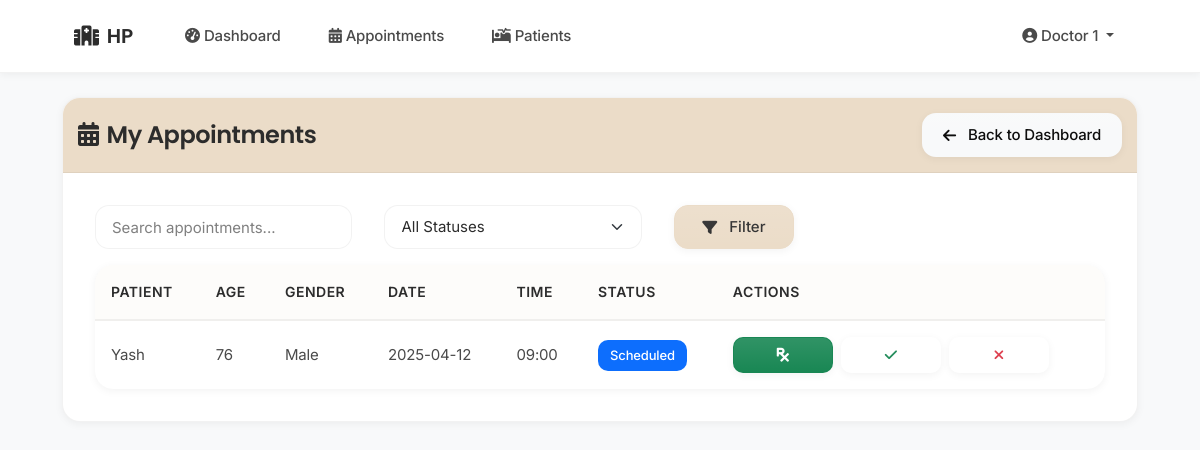
The app's page /doctor/appointments (signed in) with its own data.
### tables this page shows
CREATE TABLE appointments (
                id INTEGER PRIMARY KEY AUTOINCREMENT,
                patient_id INTEGER NOT NULL,
                doctor_id INTEGER NOT NULL,
                date TEXT NOT NULL,
                time_slot TEXT NOT NULL,
                status TEXT DEFAULT 'Scheduled',
                notes TEXT,
                created_at TIMESTAMP DEFAULT CURRENT_TIMESTAMP,
                hospital_id INTEGER NOT NULL,
                FOREIGN KEY (patient_id) REFERENCES patients(id),
                FOREIGN KEY (doctor_id) REFERENCES doctors(id),
                FOREIGN KEY (hospital_id) REFERENCES staff(id)
            );

CREATE TABLE patients (
                id INTEGER PRIMARY KEY AUTOINCREMENT,
                name TEXT NOT NULL,
                age INTEGER NOT NULL,
                gender TEXT,
                contact TEXT,
                address TEXT,
                medical_history TEXT,
                created_at TIMESTAMP DEFAULT CURRENT_TIMESTAMP,
                created_by INTEGER,
                hospital_id INTEGER NOT NULL,
                FOREIGN KEY (created_by) REFERENCES staff(id),
                FOREIGN KEY (hospital_id) REFERENCES staff(id)
            );

### app.py (the view)
@app.route('/doctor/appointments')
def doctor_appointments():
    if 'user_id' not in session or session['user_type'] != 'doctor':
        return redirect(url_for('login'))
    doctor_id = session['user_id']
    search_query = request.args.get('search', '').strip()
    status_filter = request.args.get('status', '').strip()
    conn = get_db_connection()
    try:
        query = '''
            SELECT a.id, p.name as patient_name, p.age, p.gender,
                   a.date, a.time_slot, a.status, a.notes
            FROM appointments a
            JOIN patients p ON a.patient_id = p.id
            WHERE a.doctor_id = ? AND a.hospital_id = ?
        '''
        params = [doctor_id, session['hospital_id']]
        if search_query:
            query += ' AND p.name LIKE ?'
            params.append(f'%{search_query}%')
        if status_filter:
            query += ' AND a.status = ?'
            params.append(status_filter)
        query += ' ORDER BY a.date DESC, a.time_slot DESC'
        appointments = conn.execute(query, params).fetchall()
    except Exception as e:
        flash('Error loading appointments', 'danger')
        app.logger.error(f"Doctor appointments error: {str(e)}")
        appointments = []
    finally:
        conn.close()
    return render_template('doctor/view_appointments.html',
                         appointments=appointments,
                         search_query=search_query,
                         status_filter=status_filter)

### app.py (called while the page is built)
@app.context_processor
def utility_processor():
    def now():
        return datetime.now()
    return dict(now=now)

def get_db_connection():
    try:
        conn = sqlite3.connect(get_db_path())
        conn.row_factory = sqlite3.Row
        return conn
    except sqlite3.Error as e:
        logger.error(f"Database connection error: {e}")
        raise

### database.py (called while the page is built)
def get_db_path():
    app_dir = os.path.dirname(os.path.abspath(__file__))
    if 'RENDER' in os.environ:
        db_dir = os.path.join(app_dir, 'data')
        if not os.path.exists(db_dir):
            os.makedirs(db_dir, exist_ok=True)
            logger.info(f"Created database directory: {db_dir}")
        return os.path.join(db_dir, 'hospital.db')
    else:
        instance_path = os.path.join(app_dir, 'instance')
        if not os.path.exists(instance_path):
            os.makedirs(instance_path, exist_ok=True)
            logger.info(f"Created instance directory: {instance_path}")
        return os.path.join(instance_path, 'hospital.db')

### templates/doctor/view_appointments.html (shortened to what this page needs)
{% extends "base.html" %}
{% block content %}
<div class="card">
    <div class="card-header text-white d-flex justify-content-between align-items-center" style="background-color:rgb(235, 220, 200); padding: 15px 15px">
        <h4 class="mb-0">
            <i class="fas fa-calendar-alt me-2"></i>My Appointments
        </h4>
        <div>
            <a href="{{ url_for('doctor_dashboard') }}" class="btn btn-light">
                <i class="fas fa-arrow-left me-1"></i>Back to Dashboard
            </a>
        </div>
    </div>
    <div class="card-body">
        <div class="row mb-3">
            <div class="col-md-8">
                <form class="row g-2" method="GET" action="{{ url_for('doctor_appointments') }}">
                    <div class="col-md-5">
                        <input type="search" class="form-control" name="search" placeholder="Search appointments..."
                               value="{{ search_query }}" aria-label="Search">
                    </div>
                    <div class="col-md-5">
                        <select class="form-select" name="status">
                            <option value="">All Statuses</option>
                        </select>
                    </div>
                    <div class="col-md-2">
                        <button class="btn btn-primary w-100" type="submit">
                            <i class="fas fa-filter me-1"></i>Filter
                        </button>
                    </div>
                </form>
            </div>
        </div>
        <div class="table-responsive">
            <table class="table table-hover">
                <thead>
                    <tr>
                        <th>Patient</th>
                        <th>Age</th>
                        <th>Gender</th>
                        <th>Date</th>
                        <th>Time</th>
                        <th>Status</th>
                        <th>Actions</th>
                    </tr>
                </thead>
                <tbody>
                    {% for app in appointments %}
                    <tr>
                        <td>{{ app.patient_name }}</td>
                        <td>{{ app.age }}</td>
                        <td>{{ app.gender }}</td>
                        <td>{{ app.date }}</td>
                        <td>{{ app.time_slot }}</td>
                        <td>
                            <span class="badge
                                {% if app.status == 'Completed' %}bg-success
                                {% elif app.status == 'Cancelled' %}bg-danger
                                {% else %}bg-primary{% endif %}">
                                {{ app.status }}
                            </span>
                        </td>
                        <td>
                            <div class="d-flex gap-2">
                                <a href="{{ url_for('prescriptions', appointment_id=app.id) }}"
                                   class="btn btn-sm btn-success" data-bs-toggle="tooltip" title="Add Prescription">
                                    <i class="fas fa-prescription"></i>
                                </a>
                                <form method="POST" action="{{ url_for('update_appointment_status', appointment_id=app.id) }}">
                                    <button type="submit" class="btn btn-sm btn-outline-success" data-bs-toggle="tooltip" title="Mark Completed">
                                        <i class="fas fa-check"></i>
                                    </button>
                                </form>
                                <form method="POST" action="{{ url_for('update_appointment_status', appointment_id=app.id) }}">
                                    <button type="submit" class="btn btn-sm btn-outline-danger" data-bs-toggle="tooltip" title="Cancel Appointment">
                                        <i class="fas fa-times"></i>
                                    </button>
                                </form>
                            </div>
                        </td>
                    </tr>
                    {% else %}
                    <tr>
                        <td colspan="7" class="text-center">No appointments found</td>
                    </tr>
                    {% endfor %}
                </tbody>
            </table>
        </div>
    </div>
</div>
{% endblock %}

### templates/base.html (style rules this page uses)
:root { --primary: rgb(235, 220, 200); --primary-dark: rgb(215, 200, 180); --primary-light: rgba(235, 220, 200, 0.1); --primary-lighter: rgba(235, 220, 200, 0.05); --secondary: rgb(200, 185, 165); --text-primary: #2c2c2c; --text-secondary: #4a4a4a; --bg-light: #fafafa; --white: #ffffff; --border-color: rgba(0,0,0,0.05); --success: #2e8b57; --success-light: rgba(46, 139, 87, 0.1); --info: rgb(235, 220, 200); --info-light: rgba(235, 220, 200, 0.1); --warning: #d4a017; --warning-light: rgba(212, 160, 23, 0.1); --danger: #c41e3a; --danger-light: rgba(196, 30, 58, 0.1); --spacing-xs: 0.5rem; --spacing-sm: 0.75rem; --spacing-md: 1rem; --spacing-lg: 1.5rem; --spacing-xl: 2rem; --radius-xs: 6px; --radius-sm: 10px; --radius-md: 14px; --radius-lg: 18px; --radius-xl: 24px; --radius-2xl: 30px; --radius-full: 9999px; --shadow-sm: 0 2px 8px rgba(0,0,0,0.05); --shadow-md: 0 4px 12px rgba(0,0,0,0.08); --shadow-lg: 0 8px 24px rgba(0,0,0,0.12); --transition-fast: all 0.2s ease; --transition-normal: all 0.3s ease; }
body { font-family: 'Inter', sans-serif; min-height: 100vh; display: flex; flex-direction: column; background-color: var(--bg-light); color: var(--text-primary); line-height: 1.6; -webkit-font-smoothing: antialiased; letter-spacing: -0.01em; }
h1, h2, h3, h4, h5, h6 { font-family: 'Poppins', sans-serif; font-weight: 600; color: var(--text-primary); margin-bottom: var(--spacing-lg); letter-spacing: -0.02em; line-height: 1.3; }
.btn { padding: 0.625rem 1.25rem; font-weight: 500; border-radius: var(--radius-md); transition: var(--transition-fast); position: relative; overflow: hidden; min-width: 120px; height: 44px; display: inline-flex; align-items: center; justify-content: center; gap: var(--spacing-xs); font-size: 0.9375rem; line-height: 1.5; text-align: center; white-space: nowrap; vertical-align: middle; cursor: pointer; user-select: none; border: 1px solid transparent; box-shadow: var(--shadow-sm); }
.btn::after { content: ''; position: absolute; top: 0; left: 0; width: 100%; height: 100%; background: linear-gradient(rgba(255,255,255,0.1), rgba(255,255,255,0)); pointer-events: none; transition: var(--transition-fast); }
.btn-sm { padding: 0.5rem 1rem; font-size: 0.875rem; min-width: 100px; height: 36px; border-radius: var(--radius-sm); }
.btn-primary { background-color: var(--primary) !important; border-color: var(--primary) !important; color: var(--text-primary) !important; }
.form-control, .form-select { height: 44px; padding: 0.625rem 1rem; font-size: 0.9375rem; border-radius: var(--radius-md); border: 1px solid var(--border-color); transition: var(--transition-fast); line-height: 1.5; color: var(--text-primary); }
.form-select { padding-right: 2.5rem; background-position: right 1rem center; appearance: none; background-repeat: no-repeat; background-size: 16px 12px; }
.form-control::placeholder { color: var(--text-secondary); opacity: 0.7; }
.row { margin-left: calc(-1 * var(--spacing-md)); margin-right: calc(-1 * var(--spacing-md)); }
.row > [class*="col-"] { padding-left: var(--spacing-md); padding-right: var(--spacing-md); }
.table { width: 100%; margin-bottom: 0; background-color: var(--white); border-radius: var(--radius-lg); overflow: hidden; box-shadow: var(--shadow-sm); border-collapse: separate; border-spacing: 0; }
.table thead th { background-color: var(--primary-light); color: var(--text-primary); font-weight: 600; font-size: 0.875rem; text-transform: uppercase; letter-spacing: 0.5px; padding: var(--spacing-md); border-bottom: 2px solid var(--border-color); vertical-align: middle; }
.table tbody td { padding: var(--spacing-md); vertical-align: middle; border-bottom: 1px solid var(--border-color); font-size: 0.9375rem; color: var(--text-secondary); line-height: 1.6; }
.table tbody tr:last-child td { border-bottom: none; }
.table-responsive { border-radius: var(--radius-lg); box-shadow: var(--shadow-sm); margin-bottom: 0; }
.table .badge { padding: 0.5rem 0.75rem; font-weight: 500; font-size: 0.8125rem; border-radius: var(--radius-sm); line-height: 1.2; }
.card { border-radius: var(--radius-lg); border: 1px solid var(--border-color); box-shadow: var(--shadow-sm); overflow: hidden; transition: var(--transition-normal); }
.card-header { background-color: var(--primary); border-bottom: 1px solid var(--border-color); padding: var(--spacing-lg); }
.card-body { padding: var(--spacing-xl); }

### records on screen
appointments: patient_name "Yash", age "76", gender "Male", date "2025-04-12", time_slot "09:00", status "Scheduled"

### other values on screen
{{ session.get('hospital_name', 'Hospital Management') }} "HP"
{{ session.get('name', 'User') }} "Doctor 1"
